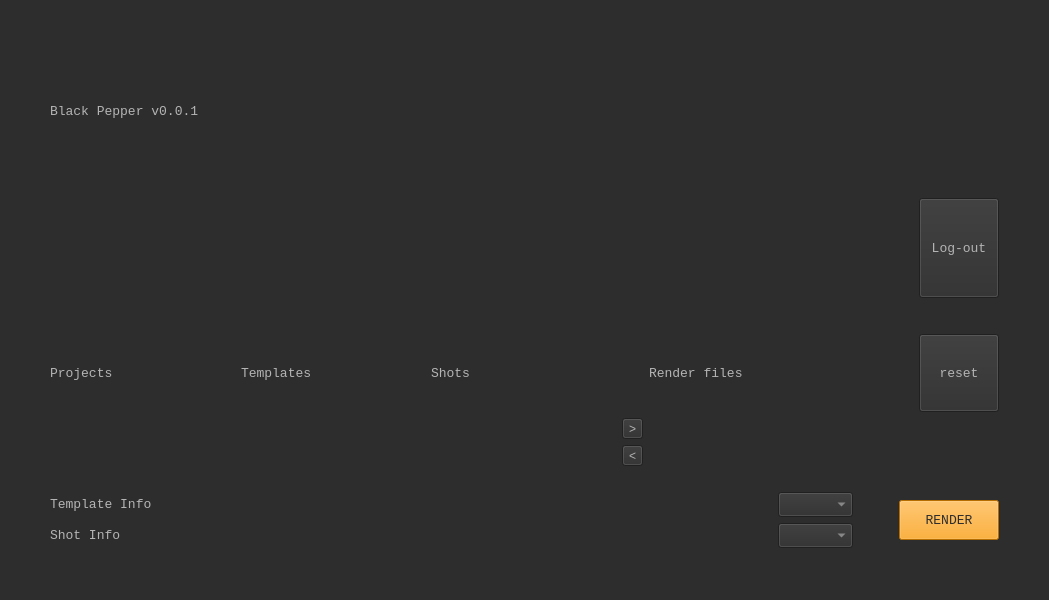
<?xml version="1.0" encoding="UTF-8"?>
<ui version="4.0">
 <class>BlackPepper</class>
 <widget class="QMainWindow" name="BlackPepper">
  <property name="geometry">
   <rect>
    <x>0</x>
    <y>0</y>
    <width>1049</width>
    <height>600</height>
   </rect>
  </property>
  <property name="windowTitle">
   <string>MainWindow</string>
  </property>
  <property name="styleSheet">
   <string notr="true">background-color: rgb(45, 45, 45);
selection-background-color: rgb(45, 180, 198);
font: 10pt&quot;Courier New&quot;;
color: rgb(180, 180, 180);
</string>
  </property>
  <property name="tabShape">
   <enum>QTabWidget::Rounded</enum>
  </property>
  <widget class="QWidget" name="centralwidget">
   <layout class="QGridLayout" name="gridLayout">
    <property name="leftMargin">
     <number>50</number>
    </property>
    <property name="topMargin">
     <number>30</number>
    </property>
    <property name="rightMargin">
     <number>50</number>
    </property>
    <property name="bottomMargin">
     <number>30</number>
    </property>
    <item row="0" column="0">
     <layout class="QVBoxLayout" name="verticalLayout">
      <item>
       <layout class="QVBoxLayout" name="verticalLayout_5">
        <item>
         <widget class="QLabel" name="label_6">
          <property name="font">
           <font>
            <family>Courier New</family>
            <pointsize>10</pointsize>
            <weight>50</weight>
            <italic>false</italic>
            <bold>false</bold>
           </font>
          </property>
          <property name="styleSheet">
           <string notr="true">font: 10pt&quot;Courier New&quot;;
color: rgb(180, 180, 180);</string>
          </property>
          <property name="text">
           <string>Black Pepper v0.0.1</string>
          </property>
         </widget>
        </item>
        <item>
         <layout class="QHBoxLayout" name="horizontalLayout_4">
          <item>
           <spacer name="horizontalSpacer_4">
            <property name="orientation">
             <enum>Qt::Horizontal</enum>
            </property>
            <property name="sizeHint" stdset="0">
             <size>
              <width>40</width>
              <height>20</height>
             </size>
            </property>
           </spacer>
          </item>
          <item>
           <widget class="QPushButton" name="logout_btn">
            <property name="enabled">
             <bool>true</bool>
            </property>
            <property name="maximumSize">
             <size>
              <width>100</width>
              <height>100</height>
             </size>
            </property>
            <property name="font">
             <font>
              <family>Courier New</family>
              <pointsize>10</pointsize>
              <weight>50</weight>
              <italic>false</italic>
              <bold>false</bold>
             </font>
            </property>
            <property name="layoutDirection">
             <enum>Qt::LeftToRight</enum>
            </property>
            <property name="text">
             <string>Log-out</string>
            </property>
           </widget>
          </item>
         </layout>
        </item>
        <item>
         <layout class="QGridLayout" name="gridLayout_3">
          <item row="1" column="0">
           <widget class="QLabel" name="label_8">
            <property name="font">
             <font>
              <family>Courier New</family>
              <pointsize>10</pointsize>
              <weight>50</weight>
              <italic>false</italic>
              <bold>false</bold>
             </font>
            </property>
            <property name="text">
             <string>Projects</string>
            </property>
           </widget>
          </item>
          <item row="1" column="5">
           <layout class="QHBoxLayout" name="horizontalLayout_3">
            <item>
             <widget class="QLabel" name="label_10">
              <property name="font">
               <font>
                <family>Courier New</family>
                <pointsize>10</pointsize>
                <weight>50</weight>
                <italic>false</italic>
                <bold>false</bold>
               </font>
              </property>
              <property name="text">
               <string>Render files</string>
              </property>
             </widget>
            </item>
            <item>
             <spacer name="horizontalSpacer_5">
              <property name="orientation">
               <enum>Qt::Horizontal</enum>
              </property>
              <property name="sizeType">
               <enum>QSizePolicy::Fixed</enum>
              </property>
              <property name="sizeHint" stdset="0">
               <size>
                <width>40</width>
                <height>20</height>
               </size>
              </property>
             </spacer>
            </item>
            <item>
             <widget class="QPushButton" name="reset_btn">
              <property name="maximumSize">
               <size>
                <width>80</width>
                <height>120</height>
               </size>
              </property>
              <property name="font">
               <font>
                <family>Courier New</family>
                <pointsize>10</pointsize>
                <weight>50</weight>
                <italic>false</italic>
                <bold>false</bold>
               </font>
              </property>
              <property name="text">
               <string>reset</string>
              </property>
             </widget>
            </item>
           </layout>
          </item>
          <item row="1" column="2">
           <widget class="QLabel" name="label_11">
            <property name="font">
             <font>
              <family>Courier New</family>
              <pointsize>10</pointsize>
              <weight>50</weight>
              <italic>false</italic>
              <bold>false</bold>
             </font>
            </property>
            <property name="text">
             <string>Shots</string>
            </property>
           </widget>
          </item>
          <item row="2" column="3">
           <layout class="QVBoxLayout" name="verticalLayout_6">
            <item>
             <widget class="QToolButton" name="append_btn">
              <property name="text">
               <string>&gt;</string>
              </property>
             </widget>
            </item>
            <item>
             <widget class="QToolButton" name="del_btn">
              <property name="text">
               <string>&lt;</string>
              </property>
             </widget>
            </item>
           </layout>
          </item>
          <item row="1" column="1">
           <widget class="QLabel" name="label_12">
            <property name="font">
             <font>
              <family>Courier New</family>
              <pointsize>10</pointsize>
              <weight>50</weight>
              <italic>false</italic>
              <bold>false</bold>
             </font>
            </property>
            <property name="text">
             <string>Templates</string>
            </property>
           </widget>
          </item>
          <item row="0" column="0">
           <spacer name="verticalSpacer_2">
            <property name="orientation">
             <enum>Qt::Vertical</enum>
            </property>
            <property name="sizeType">
             <enum>QSizePolicy::Fixed</enum>
            </property>
            <property name="sizeHint" stdset="0">
             <size>
              <width>50</width>
              <height>30</height>
             </size>
            </property>
           </spacer>
          </item>
          <item row="0" column="5">
           <spacer name="horizontalSpacer_3">
            <property name="orientation">
             <enum>Qt::Horizontal</enum>
            </property>
            <property name="sizeType">
             <enum>QSizePolicy::Minimum</enum>
            </property>
            <property name="sizeHint" stdset="0">
             <size>
              <width>350</width>
              <height>1</height>
             </size>
            </property>
           </spacer>
          </item>
         </layout>
        </item>
       </layout>
      </item>
      <item>
       <spacer name="verticalSpacer_3">
        <property name="orientation">
         <enum>Qt::Vertical</enum>
        </property>
        <property name="sizeType">
         <enum>QSizePolicy::Fixed</enum>
        </property>
        <property name="sizeHint" stdset="0">
         <size>
          <width>20</width>
          <height>20</height>
         </size>
        </property>
       </spacer>
      </item>
      <item>
       <layout class="QHBoxLayout" name="horizontalLayout">
        <item>
         <layout class="QVBoxLayout" name="verticalLayout_3">
          <item>
           <layout class="QHBoxLayout" name="horizontalLayout_6">
            <item>
             <widget class="QLabel" name="label_9">
              <property name="sizePolicy">
               <sizepolicy hsizetype="Minimum" vsizetype="Preferred">
                <horstretch>0</horstretch>
                <verstretch>0</verstretch>
               </sizepolicy>
              </property>
              <property name="font">
               <font>
                <family>Courier New</family>
                <pointsize>10</pointsize>
                <weight>50</weight>
                <italic>false</italic>
                <bold>false</bold>
               </font>
              </property>
              <property name="text">
               <string>Template Info</string>
              </property>
             </widget>
            </item>
            <item>
             <widget class="QLabel" name="template_info_label">
              <property name="sizePolicy">
               <sizepolicy hsizetype="Minimum" vsizetype="Preferred">
                <horstretch>0</horstretch>
                <verstretch>0</verstretch>
               </sizepolicy>
              </property>
              <property name="minimumSize">
               <size>
                <width>600</width>
                <height>0</height>
               </size>
              </property>
              <property name="text">
               <string/>
              </property>
             </widget>
            </item>
            <item>
             <widget class="QComboBox" name="temp_rev_cbox">
              <property name="sizePolicy">
               <sizepolicy hsizetype="Fixed" vsizetype="Fixed">
                <horstretch>0</horstretch>
                <verstretch>0</verstretch>
               </sizepolicy>
              </property>
              <property name="minimumSize">
               <size>
                <width>75</width>
                <height>25</height>
               </size>
              </property>
             </widget>
            </item>
           </layout>
          </item>
          <item>
           <layout class="QHBoxLayout" name="horizontalLayout_7">
            <item>
             <widget class="QLabel" name="label_7">
              <property name="sizePolicy">
               <sizepolicy hsizetype="Minimum" vsizetype="Preferred">
                <horstretch>0</horstretch>
                <verstretch>0</verstretch>
               </sizepolicy>
              </property>
              <property name="font">
               <font>
                <family>Courier New</family>
                <pointsize>10</pointsize>
                <weight>50</weight>
                <italic>false</italic>
                <bold>false</bold>
               </font>
              </property>
              <property name="text">
               <string>Shot Info</string>
              </property>
             </widget>
            </item>
            <item>
             <widget class="QLabel" name="shot_info_label">
              <property name="sizePolicy">
               <sizepolicy hsizetype="Minimum" vsizetype="Preferred">
                <horstretch>0</horstretch>
                <verstretch>0</verstretch>
               </sizepolicy>
              </property>
              <property name="minimumSize">
               <size>
                <width>600</width>
                <height>0</height>
               </size>
              </property>
              <property name="text">
               <string/>
              </property>
             </widget>
            </item>
            <item>
             <widget class="QComboBox" name="shot_rev_cbox">
              <property name="sizePolicy">
               <sizepolicy hsizetype="Fixed" vsizetype="Fixed">
                <horstretch>0</horstretch>
                <verstretch>0</verstretch>
               </sizepolicy>
              </property>
              <property name="minimumSize">
               <size>
                <width>75</width>
                <height>25</height>
               </size>
              </property>
             </widget>
            </item>
           </layout>
          </item>
         </layout>
        </item>
        <item>
         <spacer name="horizontalSpacer">
          <property name="orientation">
           <enum>Qt::Horizontal</enum>
          </property>
          <property name="sizeType">
           <enum>QSizePolicy::Fixed</enum>
          </property>
          <property name="sizeHint" stdset="0">
           <size>
            <width>40</width>
            <height>20</height>
           </size>
          </property>
         </spacer>
        </item>
        <item>
         <widget class="QPushButton" name="render_btn">
          <property name="sizePolicy">
           <sizepolicy hsizetype="Fixed" vsizetype="Fixed">
            <horstretch>0</horstretch>
            <verstretch>0</verstretch>
           </sizepolicy>
          </property>
          <property name="minimumSize">
           <size>
            <width>100</width>
            <height>40</height>
           </size>
          </property>
          <property name="font">
           <font>
            <family>Courier New</family>
            <pointsize>10</pointsize>
            <weight>50</weight>
            <italic>false</italic>
            <bold>false</bold>
           </font>
          </property>
          <property name="cursor">
           <cursorShape>ArrowCursor</cursorShape>
          </property>
          <property name="styleSheet">
           <string notr="true">background-color: rgb(255, 153, 000);
color: rgb(45, 45, 45);</string>
          </property>
          <property name="text">
           <string>RENDER</string>
          </property>
          <property name="default">
           <bool>false</bool>
          </property>
         </widget>
        </item>
       </layout>
      </item>
     </layout>
    </item>
   </layout>
  </widget>
  <widget class="QMenuBar" name="menubar">
   <property name="geometry">
    <rect>
     <x>0</x>
     <y>0</y>
     <width>1049</width>
     <height>23</height>
    </rect>
   </property>
  </widget>
  <widget class="QStatusBar" name="statusbar"/>
  <action name="quit_act">
   <property name="text">
    <string>Exit</string>
   </property>
  </action>
  <action name="actionExit">
   <property name="text">
    <string>Exit</string>
   </property>
  </action>
  <action name="actionKitsu">
   <property name="text">
    <string>Kitsu</string>
   </property>
  </action>
  <action name="actionSidefx">
   <property name="text">
    <string>Sidefx</string>
   </property>
  </action>
  <action name="action1">
   <property name="text">
    <string>1.</string>
   </property>
  </action>
  <action name="action2">
   <property name="text">
    <string>2.</string>
   </property>
  </action>
  <action name="action3">
   <property name="text">
    <string>3.</string>
   </property>
  </action>
  <action name="action4">
   <property name="text">
    <string>4.</string>
   </property>
  </action>
  <action name="action5">
   <property name="text">
    <string>5.</string>
   </property>
  </action>
 </widget>
 <resources/>
 <connections/>
</ui>
